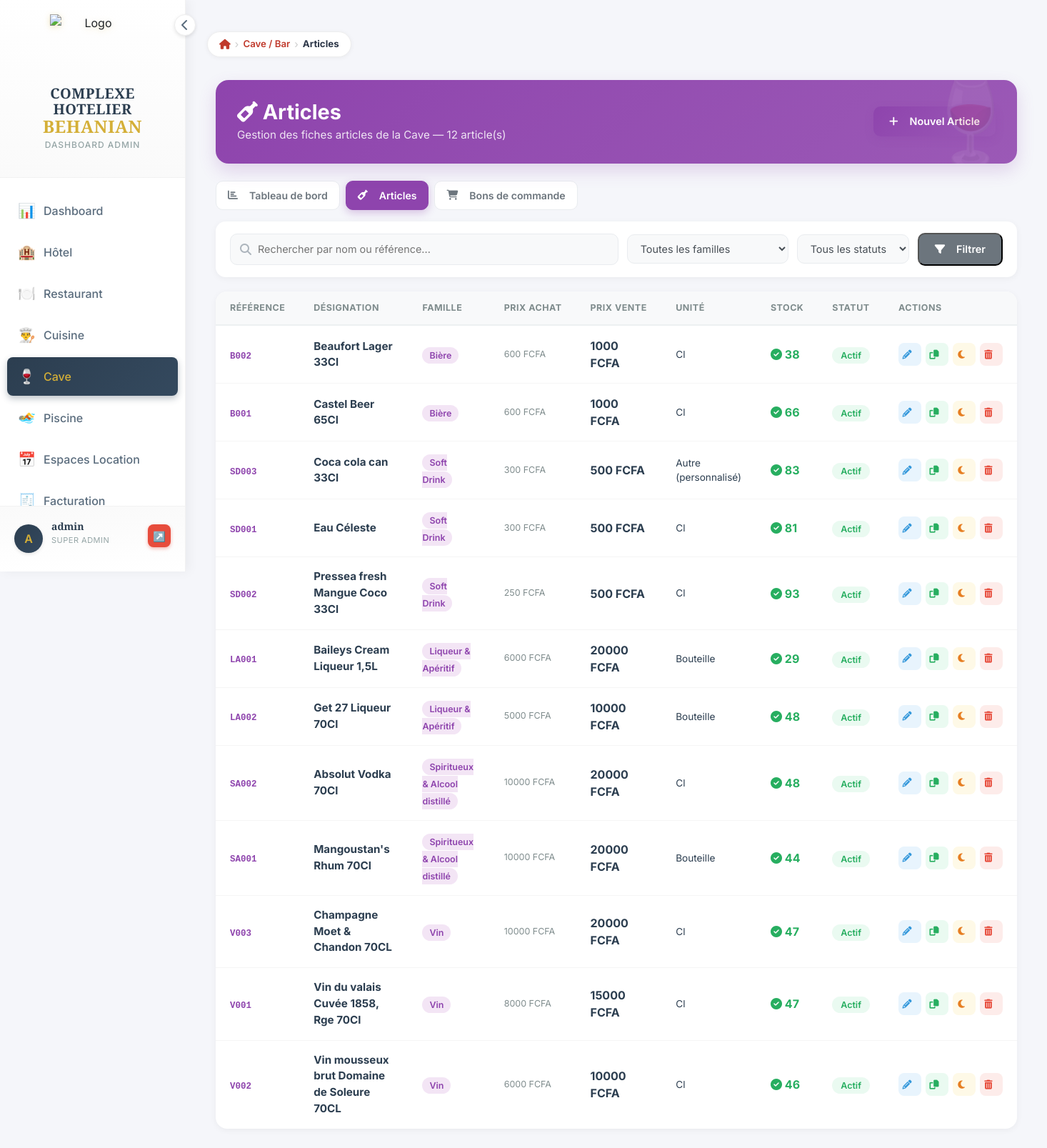
The app's page /bar/articles/ (signed in) with its own data.
### bar/models.py (models this page shows, shortened)
class BoissonBar(models.Model):
    STATUT_CHOICES = [
        ('actif', 'Actif'),
        ('sommeil', 'En sommeil'),
        ('supprime', 'Supprimé'),
    ]
    UNITE_STANDARD_CHOICES = [
        ('bouteille', 'Bouteille'),
        ('verre', 'Verre'),
        ('cl', 'Cl'),
        ('litre', 'Litre'),
        ('autre', 'Autre (personnalisé)'),
    ]
    MODE_PRIX_CHOICES = [
        ('manuel', 'Prix saisi manuellement'),
        ('marge', 'Calculé (prix achat + marge %)'),
    ]
    reference = models.CharField(max_length=50, unique=True, blank=True, null=True, verbose_name="Référence article")
    nom = models.CharField(max_length=100, verbose_name="Désignation")
    categorie = models.ForeignKey(CategorieBar, on_delete=models.CASCADE, verbose_name="Famille / Catégorie")
    description = models.TextField(blank=True, null=True, verbose_name="Description")
    image = models.ImageField(upload_to='boissons/', blank=True, null=True, verbose_name="Image")
    mode_prix = models.CharField(max_length=10, choices=MODE_PRIX_CHOICES, default='manuel', verbose_name="Mode de calcul du prix")
    prix_achat = models.DecimalField(max_digits=10, decimal_places=2, default=0, verbose_name="Prix d'achat (FCFA)")
    marge = models.DecimalField(max_digits=5, decimal_places=2, default=0, verbose_name="Marge (%)")
    prix = models.DecimalField(max_digits=10, decimal_places=2, default=0, verbose_name="Prix de vente (FCFA)")
    unite_standard = models.CharField(max_length=20, choices=UNITE_STANDARD_CHOICES, default='bouteille', verbose_name="Unité standard")
    unite_personnalisee = models.ForeignKey(UniteVente, on_delete=models.SET_NULL, null=True, blank=True, verbose_name="Unité personnalisée")
    quantite_stock = models.IntegerField(default=0, verbose_name="Quantité en stock")
    seuil_alerte = models.IntegerField(default=10, verbose_name="Seuil d'alerte")
    disponible = models.BooleanField(default=True, verbose_name="Disponible à la vente")
    statut = models.CharField(max_length=20, choices=STATUT_CHOICES, default='actif', verbose_name="Statut")
    est_compose = models.BooleanField(default=False, verbose_name="Article composé (pack/nomenclature)")
    date_creation = models.DateTimeField(auto_now_add=True)
    date_modification = models.DateTimeField(auto_now=True)
    @property
    def unite_affichee(self):
        if self.unite_standard == 'autre' and self.unite_personnalisee:
            return str(self.unite_personnalisee)
        return self.get_unite_standard_display()
    class Meta:
        verbose_name = "Article (Cave)"
        verbose_name_plural = "Articles (Cave)"
        ordering = ['categorie', 'nom']

class CategorieBar(models.Model):
    nom = models.CharField(max_length=50, verbose_name="Nom")
    ordre = models.IntegerField(default=0, verbose_name="Ordre d'affichage")
    class Meta:
        verbose_name = "Catégorie de Boisson"
        verbose_name_plural = "Catégories de Boissons"
        ordering = ['ordre', 'nom']

### bar/views.py (the view)
# urls.py: path('articles/', views.articles_list, name='articles_list'),
@require_module_access('bar')
@require_bar_gestion
def articles_list(request):
    articles = BoissonBar.objects.exclude(statut='supprime')
    categories = CategorieBar.objects.all()
    q = request.GET.get('q', '')
    categorie_id = request.GET.get('categorie', '')
    statut = request.GET.get('statut', '')
    if q:
        articles = articles.filter(Q(nom__icontains=q) | Q(reference__icontains=q))
    if categorie_id:
        articles = articles.filter(categorie_id=categorie_id)
    if statut:
        articles = articles.filter(statut=statut)
    context = {
        'page_title': 'Articles',
        'articles': articles,
        'categories': categories,
        'q': q,
        'categorie_id': categorie_id,
        'statut_filtre': statut,
        'total': articles.count(),
    }
    return render(request, 'bar/articles_list.html', context)

### templates/bar/articles_list.html (shortened to what this page needs)
{% extends 'dashboard/base_dashboard.html' %}
{% load breadcrumb %}
{% load static %}
{% block content %}
{% breadcrumb "Cave / Bar" "bar:dashboard" "Articles" "" %}
<div class="container-fluid py-4">
    <div class="page-header">
        <div>
            <h2><i class="fas fa-wine-bottle mr-2"></i> Articles</h2>
            <p>Gestion des fiches articles de la Cave — {{ total }} article(s)</p>
        </div>
        <a href="{% url 'bar:article_create' %}" class="btn-add">
            <i class="fas fa-plus"></i> Nouvel Article
        </a>
    </div>
    <div class="tabs-nav mb-3" style="display:flex; gap:8px; flex-wrap:wrap;">
        <a href="{% url 'bar:stock_management' %}" class="tab-btn" style="display:inline-flex;align-items:center;gap:8px;padding:9px 16px;border-radius:10px;font-weight:600;font-size:0.88rem;color:#6c757d;text-decoration:none;background:white;border:1px solid #e9ecef;">
            <i class="fas fa-chart-bar"></i> Tableau de bord
        </a>
        <a href="{% url 'bar:articles_list' %}" class="tab-btn" style="display:inline-flex;align-items:center;gap:8px;padding:9px 16px;border-radius:10px;font-weight:600;font-size:0.88rem;color:white;text-decoration:none;background:#8e44ad;border:1px solid #8e44ad;box-shadow:0 4px 12px rgba(142,68,173,0.3);">
            <i class="fas fa-wine-bottle"></i> Articles
        </a>
        <a href="{% url 'bar:bon_commande_list' %}" class="tab-btn" style="display:inline-flex;align-items:center;gap:8px;padding:9px 16px;border-radius:10px;font-weight:600;font-size:0.88rem;color:#6c757d;text-decoration:none;background:white;border:1px solid #e9ecef;">
            <i class="fas fa-shopping-cart"></i> Bons de commande
        </a>
    </div>
    <form method="get" class="toolbar">
        <div class="search-box">
            <i class="fas fa-search"></i>
            <input type="text" name="q" value="{{ q }}" placeholder="Rechercher par nom ou référence...">
        </div>
        <select name="categorie" class="filter-select" onchange="this.form.submit()">
            <option value="">Toutes les familles</option>
        </select>
        <select name="statut" class="filter-select" onchange="this.form.submit()">
            <option value="">Tous les statuts</option>
        </select>
        <button type="submit" class="btn-add" style="background:#6c757d; box-shadow:none;">
            <i class="fas fa-filter"></i> Filtrer
        </button>
    </form>
    <div class="articles-table-card">
        <div style="overflow-x:auto;">
            <table class="articles-table">
                <thead>
                    <tr>
                        <th>Référence</th>
                        <th>Désignation</th>
                        <th>Famille</th>
                        <th>Prix achat</th>
                        <th>Prix vente</th>
                        <th>Unité</th>
                        <th>Stock</th>
                        <th>Statut</th>
                        <th class="text-right">Actions</th>
                    </tr>
                </thead>
                <tbody>
                    {% for article in articles %}
                    <tr>
                        <td><span class="article-ref">{{ article.reference|default:"-" }}</span></td>
                        <td>
                            <div class="article-nom">
                                {{ article.nom }}
                            </div>
                        </td>
                        <td><span class="badge-categorie">{{ article.categorie.nom }}</span></td>
                        <td>
                            <div class="prix-achat">{{ article.prix_achat|floatformat:0 }} FCFA</div>
                        </td>
                        <td><span class="prix-tag">{{ article.prix|floatformat:0 }} FCFA</span></td>
                        <td style="font-size:0.85rem;">{{ article.unite_affichee }}</td>
                        <td>
                            {% if article.quantite_stock == 0 %}
                                <span class="stock-zero"><i class="fas fa-times-circle"></i> Rupture</span>
                            {% elif article.quantite_stock <= article.seuil_alerte %}
                                <span class="stock-bas"><i class="fas fa-exclamation-triangle"></i> {{ article.quantite_stock }}</span>
                            {% else %}
                                <span class="stock-ok"><i class="fas fa-check-circle"></i> {{ article.quantite_stock }}</span>
                            {% endif %}
                        </td>
                        <td>
                            <span class="badge-statut statut-{{ article.statut }}">
                                {{ article.get_statut_display }}
                            </span>
                        </td>
                        <td>
                            <div class="action-group">
                                <a href="{% url 'bar:article_edit' article.pk %}" class="btn-action btn-edit" title="Modifier">
                                    <i class="fas fa-pencil-alt"></i>
                                </a>
                                <a href="{% url 'bar:article_dupliquer' article.pk %}" class="btn-action btn-copy" title="Dupliquer (Ctrl+D)">
                                    <i class="fas fa-copy"></i>
                                </a>
                                <a href="{% url 'bar:article_sommeil' article.pk %}" class="btn-action btn-sleep" title="{% if article.statut == 'actif' %}Mettre en sommeil{% else %}Réactiver{% endif %}">
                                    <i class="fas {% if article.statut == 'actif' %}fa-moon{% else %}fa-sun{% endif %}"></i>
                                </a>
                                <a href="{% url 'bar:article_delete' article.pk %}" class="btn-action btn-del" title="Supprimer">
                                    <i class="fas fa-trash-alt"></i>
                                </a>
                            </div>
                        </td>
                    </tr>
                    {% endfor %}
                </tbody>
            </table>
        </div>
    </div>
</div>
{% endblock %}

### templates/dashboard/base_dashboard.html (shortened to what this page needs)
{% load static %}
<!DOCTYPE html>
<html lang="fr">
<head>
    <link href="https://cdn.jsdelivr.net/npm/bootstrap@5.3.0/dist/css/bootstrap.min.css" rel="stylesheet">
    <link rel="stylesheet" href="https://cdnjs.cloudflare.com/ajax/libs/font-awesome/6.4.0/css/all.min.css">
</head>
<body>
    <div class="sidebar" id="sidebar">
        <div class="logo-section">
            <div class="sidebar-toggle" onclick="toggleSidebar()">
                <i class="fas fa-chevron-left" id="toggleIcon"></i>
            </div>
            <div class="logo">
                <div class="logo-icon">
                    <img src="{% static 'images/Logo.png' %}" alt="Logo">
                </div>
                <div class="logo-text">
                    <h1>COMPLEXE HOTELIER<br><span>BEHANIAN</span></h1>
                    <p>Dashboard Admin</p>
                </div>
            </div>
        </div>
        <nav class="nav-menu">
            <a href="{% url 'dashboard:index' %}" class="nav-item {% if request.resolver_match.url_name == 'index' and request.resolver_match.app_name == 'dashboard' %}active{% endif %}">
                <span class="nav-item-icon">📊</span>
                <span class="nav-text">Dashboard</span>
            </a>
            {% if 'hotel' in accessible_modules %}
            <a href="{% url 'hotel:index' %}" class="nav-item {% if request.resolver_match.app_name == 'hotel' %}active{% endif %}">
                <span class="nav-item-icon">🏨</span>
                <span class="nav-text">Hôtel</span>
            </a>
            {% endif %}
            {% if 'restaurant' in accessible_modules %}
            <a href="{% url 'restaurant:index' %}" class="nav-item {% if request.resolver_match.app_name == 'restaurant' %}active{% endif %}">
                <span class="nav-item-icon">🍽️</span>
                <span class="nav-text">Restaurant</span>
            </a>
            {% endif %}
            {% if 'cuisine' in accessible_modules %}
            <a href="{% url 'cuisine:index' %}" class="nav-item {% if request.resolver_match.app_name == 'cuisine' %}active{% endif %}">
                <span class="nav-item-icon">👨‍🍳</span>
                <span class="nav-text">Cuisine</span>
            </a>
            {% endif %}
            {% if 'bar' in accessible_modules %}
            <a href="{% url 'bar:dashboard' %}" class="nav-item {% if request.resolver_match.app_name == 'bar' %}active{% endif %}">
                <span class="nav-item-icon">🍷</span>
                <span class="nav-text">Cave</span>
            </a>
            {% endif %}
            {% if 'piscine' in accessible_modules %}
            <a href="{% url 'piscine:index' %}" class="nav-item {% if request.resolver_match.app_name == 'piscine' %}active{% endif %}">
                <span class="nav-item-icon">🏊</span>
                <span class="nav-text">Piscine</span>
            </a>
            {% endif %}
            {% if 'espaces' in accessible_modules %}
            <a href="{% url 'espaces_evenementiels:index' %}" class="nav-item {% if request.resolver_match.app_name == 'espaces_evenementiels' %}active{% endif %}">
                <span class="nav-item-icon">📅</span>
                <span class="nav-text">Espaces Location</span>
            </a>
            {% endif %}
            {% if 'facturation' in accessible_modules %}
            <a href="{% url 'facturation:index' %}" class="nav-item {% if request.resolver_match.app_name == 'facturation' %}active{% endif %}">
                <span class="nav-item-icon">🧾</span>
                <span class="nav-text">Facturation</span>
            </a>
            {% endif %}
        </nav>
        <div class="user-section">
            <div class="user-avatar">{{ user.username|first|upper }}</div>
            <div class="user-info">
                <h4>{{ user.get_full_name|default:user.username }}</h4>
                <p>{{ user_role }}</p>
            </div>
            <a href="{% url 'logout' %}" class="logout-btn" title="Se déconnecter">↗️</a>
        </div>
    </div>
    <div class="main-content">
        {% block content %}{% endblock %}
    </div>
</body>
</html>

### records on screen
BoissonBar: reference "B002", nom "Beaufort Lager 33Cl", categorie.nom "Bière", prix_achat "600", prix "1000", unite_affichee "Cl", quantite_stock "38", statut "Actif"
BoissonBar: reference "B001", nom "Castel Beer 65Cl", categorie.nom "Bière", prix_achat "600", prix "1000", unite_affichee "Cl", quantite_stock "66", statut "Actif"
BoissonBar: reference "SD003", nom "Coca cola can 33Cl", categorie.nom "Soft Drink", prix_achat "300", prix "500", unite_affichee "Autre (personnalisé)", quantite_stock "83", statut "Actif"
BoissonBar: reference "SD001", nom "Eau Céleste", categorie.nom "Soft Drink", prix_achat "300", prix "500", unite_affichee "Cl", quantite_stock "81", statut "Actif"
BoissonBar: reference "SD002", nom "Pressea fresh Mangue Coco 33Cl", categorie.nom "Soft Drink", prix_achat "250", prix "500", unite_affichee "Cl", quantite_stock "93", statut "Actif"
BoissonBar: reference "LA001", nom "Baileys Cream Liqueur 1,5L", categorie.nom "Liqueur & Apéritif", prix_achat "6000", prix "20000", unite_affichee "Bouteille", quantite_stock "29", statut "Actif"
BoissonBar: reference "LA002", nom "Get 27 Liqueur 70Cl", categorie.nom "Liqueur & Apéritif", prix_achat "5000", prix "10000", unite_affichee "Bouteille", quantite_stock "48", statut "Actif"
BoissonBar: reference "SA002", nom "Absolut Vodka 70Cl", categorie.nom "Spiritueux & Alcool distillé", prix_achat "10000", prix "20000", unite_affichee "Cl", quantite_stock "48", statut "Actif"
BoissonBar: reference "SA001", nom "Mangoustan's Rhum 70Cl", categorie.nom "Spiritueux & Alcool distillé", prix_achat "10000", prix "20000", unite_affichee "Bouteille", quantite_stock "44", statut "Actif"
BoissonBar: reference "V003", nom "Champagne Moet & Chandon 70CL", categorie.nom "Vin", prix_achat "10000", prix "20000", unite_affichee "Cl", quantite_stock "47", statut "Actif"
BoissonBar: reference "V001", nom "Vin du valais Cuvée 1858, Rge 70Cl", categorie.nom "Vin", prix_achat "8000", prix "15000", unite_affichee "Cl", quantite_stock "47", statut "Actif"
BoissonBar: reference "V002", nom "Vin mousseux brut Domaine de Soleure 70CL", categorie.nom "Vin", prix_achat "6000", prix "10000", unite_affichee "Cl", quantite_stock "46", statut "Actif"

### other values on screen
{{ user.username|first|upper }} "A"
{{ user.get_full_name|default:user.username }} "admin"
{{ user_role }} "SUPER ADMIN"
{{ item.label }} "Cave / Bar"
{{ item.label }} "Articles"
{{ total }} "12"
